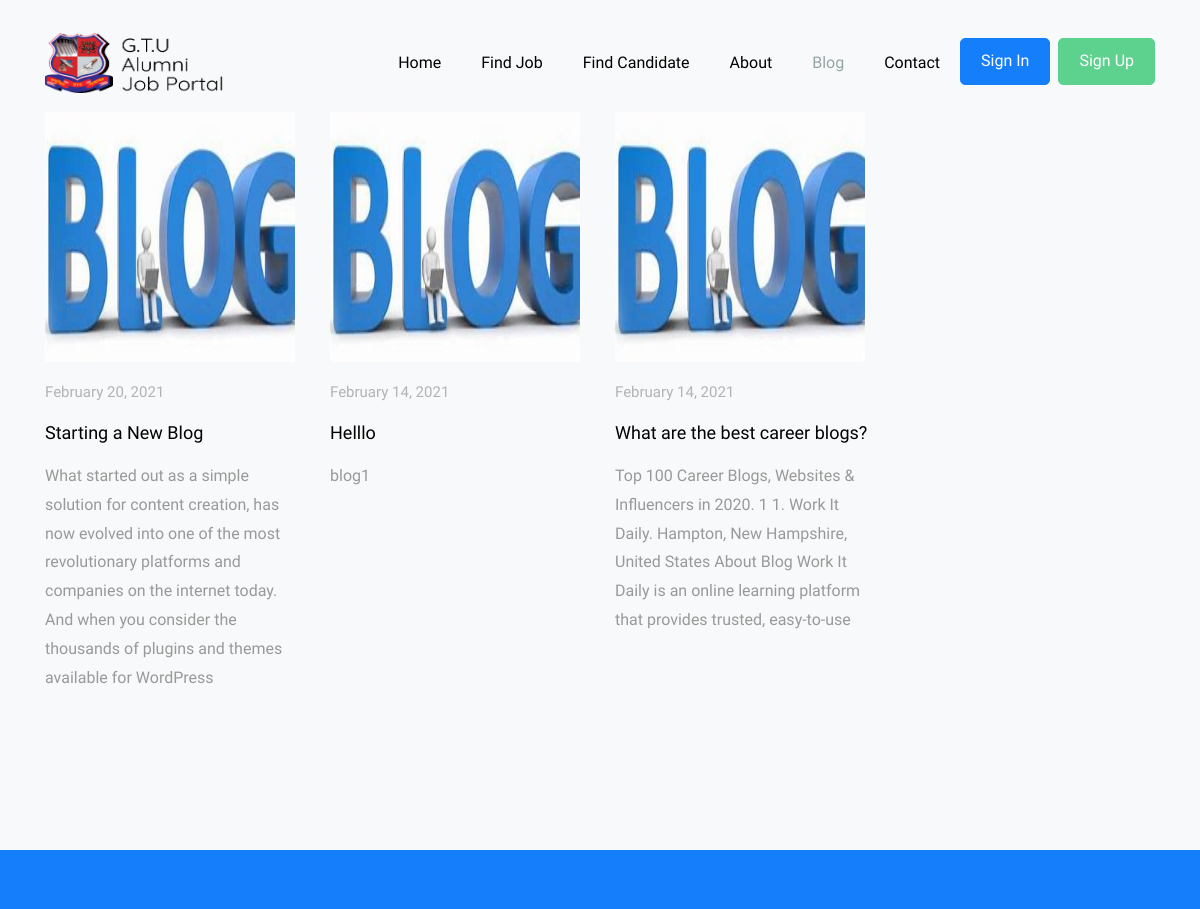
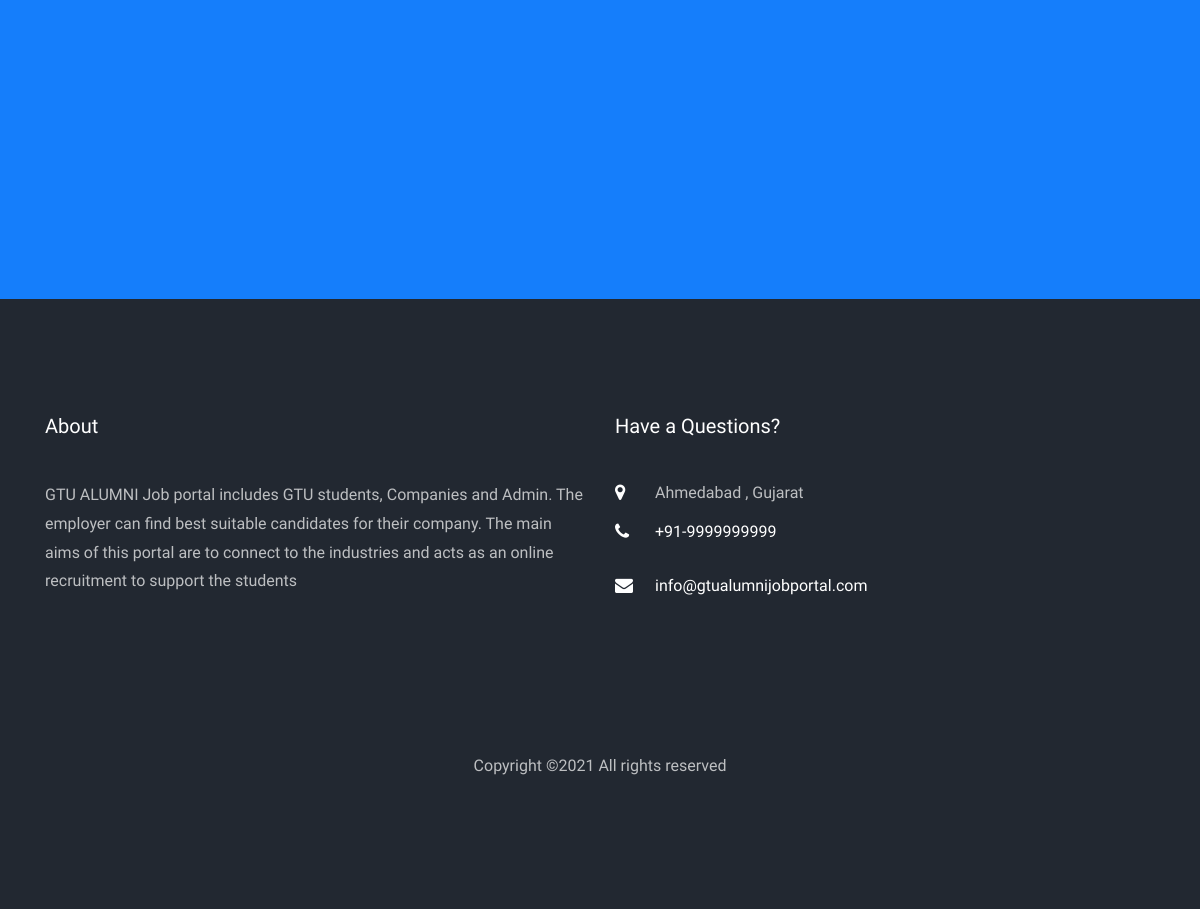
Screenshot of /blog.php with the database file from the repository (2 pictures, top to bottom).
### tables this page shows
CREATE TABLE `blog` (
  `id` int(11) NOT NULL,
  `image` varchar(255) NOT NULL,
  `heading` varchar(255) NOT NULL,
  `description` varchar(255) NOT NULL,
  `created_time` timestamp(6) NOT NULL DEFAULT current_timestamp(6)
);

CREATE TABLE `page` (
  `id` int(11) NOT NULL,
  `about_info` varchar(255) NOT NULL,
  `contact_address` varchar(255) NOT NULL,
  `contact_number` varchar(255) NOT NULL,
  `contact_email` varchar(255) NOT NULL,
  `contact_website` varchar(255) NOT NULL
);

### common_function.php (called while the page is built, shortened)
		<?php
	function blog_list($conn ,$limit='',$id='')
	{
		$sql = "SELECT * FROM `blog`";
		$sql .= "ORDER BY `created_time` DESC";
		$result = mysqli_query($conn,$sql);
		if($result)
		{
			if(mysqli_affected_rows($conn))
			{
				return $result;
			}
			else
			{
				return 0;
			}
		}
		else
		{
			return false;
		}
	}
	function admin_get_field($conn,$fieldName)
	{
		$sql= "SELECT * FROM `page`";
		$result = mysqli_query($conn,$sql);
		if($result)
		{
			if(mysqli_affected_rows($conn))
			{
				while ($row = mysqli_fetch_array($result)) {
					$name = $row[$fieldName];
				}
				return $name;
			}
			else
			{
				return 0;
			}
		}
		else
		{
			return 0;
		}
	}
?>

### blog.php (the view, shortened to what this page needs)
  <?php
    include 'header.php';
    $blog_list = blog_list($conn);
  ?>
  <?php
    include 'navigation.php';
  ?>
  <section class="ftco-section bg-light">
    <div class="container">
      <div class="row d-flex">
        <?php
          while ($row = mysqli_fetch_array($blog_list)) {
            ?>
            <div class="col-md-3 d-flex ftco-animate">
              <div class="blog-entry align-self-stretch">
                <img src="<?php echo Blog_Image_Url.$row['image']; ?>" style = 'background-size: cover;height:250px;width: 250px;' class="justify-content-center align-items-center d-flex">
                <div class="text mt-3">
                  <div class="meta mb-2">
                    <div><a href="#"><?php echo date("F d, Y",strtotime($row['created_time']));?></a></div>
                  </div>
                  <h3 class="heading"><a href="#"><?php echo $row['heading'];?></a></h3>
                 <p><?php echo $row['description'];?></p>
                </div>
              </div>
            </div>
            <?php
          }
        ?>
      </div>
    </div>
  </section>
<section class="ftco-section-parallax">
    <div class="parallax-img d-flex align-items-center">
      <div class="container">
        <div class="row d-flex justify-content-center">
        </div>
      </div>
    </div>
  </section>
  <?php
    include 'footer.php';
  ?>

### footer.php (shortened to what this page needs)
<?php
  $editAbout = admin_get_field($conn,'about_info');
  $editContactAddress = admin_get_field($conn,'contact_address');
  $editContactNumber = admin_get_field($conn,'contact_number');
  $editContactEmail = admin_get_field($conn,'contact_email');
?>
<footer class="ftco-footer ftco-bg-dark ftco-section">
      <div class="container">
        <div class="row mb-5">
          <div class="col-md">
             <div class="ftco-footer-widget mb-4">
              <h2 class="ftco-heading-2">About</h2>
              <p><?php echo $editAbout;?></p>
              <ul class="ftco-footer-social list-unstyled float-md-left float-lft mt-3">
              </ul>
            </div>
          </div>
          <div class="col-md">
            <div class="ftco-footer-widget mb-4">
              <h2 class="ftco-heading-2">Have a Questions?</h2>
              <div class="block-23 mb-3">
                <ul>
                  <li><span class="icon icon-map-marker"></span><span class="text"><?php echo $editContactAddress;?></span></li>
                  <li><a href="javascript:void(0)"><span class="icon icon-phone"></span><span class="text">+91-<?php echo $editContactNumber;?></span></a></li>
                  <li><a href="javascript:void(0)"><span class="icon icon-envelope"></span><span class="text"><?php echo $editContactEmail;?></span></a></li>
                </ul>
              </div>
            </div>
          </div>
        </div>
        <div class="row">
          <div class="col-md-12 text-center">
            <p>Copyright &copy;<script>document.write(new Date().getFullYear());</script> All rights reserved </p>
          </div>
        </div>
      </div>
    </footer>
  </body>
</html>

### css/icomoon.css (style rules this page uses)
[class^="icon-"], [class*=" icon-"] { font-family: 'icomoon' !important; speak: none; font-style: normal; font-weight: normal; font-variant: normal; text-transform: none; line-height: 1; -webkit-font-smoothing: antialiased; -moz-osx-font-smoothing: grayscale; }
.icon-map-marker:before { content: "\f041"; }
.icon-phone:before { content: "\f095"; }
.icon-envelope:before { content: "\f0e0"; }

### rows the page displays
blog: image (picture), created_time "February 20, 2021", heading "Starting a New Blog", description "What started out as a simple solution for content creation, has now evolved into one of the most revolutionary platforms and companies on the internet today. And when you consider the thousands of plugins and themes available for WordPress"
blog: image (picture), created_time "February 14, 2021", heading "Helllo", description "blog1"
blog: image (picture), created_time "February 14, 2021", heading "What are the best career blogs?", description "Top 100 Career Blogs, Websites & Influencers in 2020. 1 1. Work It Daily. Hampton, New Hampshire, United States About Blog Work It Daily is an online learning platform that provides trusted, easy-to-use"
page: about_info "GTU ALUMNI Job portal includes GTU students, Companies and Admin. The employer can find best suitable candidates for their company. The main aims of this portal are to connect to the industries and acts as an online recruitment to support the students", contact_address "Ahmedabad , Gujarat", contact_number "9999999999", contact_email "info@gtualumnijobportal.com"
